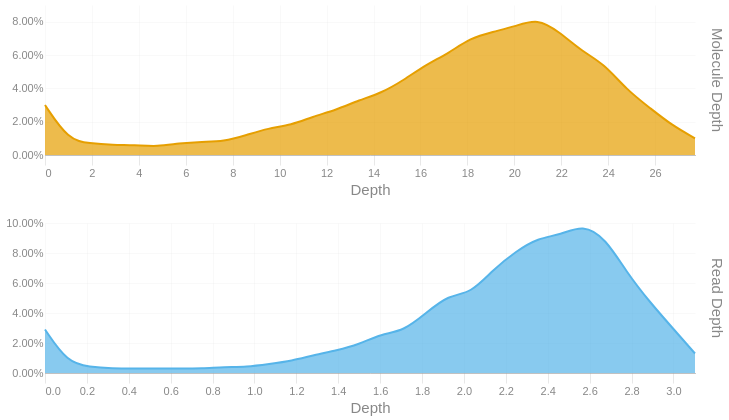

Notebook code for this chart:
### Code cell
readdep = depth_hist(tb['Read Depth'], q99, 3)
readdep = readdep.with_columns(pl.lit('Read Depth').alias('Metric'))
if not SKIPLR:
    moldep = depth_hist(tb['Molecule Depth'], mol_q99, 1)
    moldep = moldep.with_columns(pl.lit('Molecule Depth').alias('Metric'))
    _hist = pl.concat([readdep, moldep])
    _hist = _hist.filter(pl.col('Proportion') != 0)
    with SafeRender(_hist):
        (
            alt.Chart(_hist)        
            .mark_area(interpolate = "basis")
            .encode(
                x=alt.X('Bin:Q').scale(domainMin=0).axis(alt.Axis(title='Depth')),
                y = alt.Y('Proportion:Q', title = None).axis(format = '.2%'),
                color = alt.Color('Metric:N').legend(None),
                row = alt.Row("Metric:N").header(title = None, labelOrient = 'right'),
                tooltip = [
                    alt.Tooltip("Metric:N", title = "Metric"),
                    alt.Tooltip('Interval:N', title = "Depth Interval"),
                    alt.Tooltip('Proportion:Q', title = "% Alignments").format('.2%')
                ]
            )
            .resolve_scale(x='independent', y='independent')
            .properties(
                height = 150, width = 650,
                usermeta={'embedOptions': {'downloadFileName': f'{samplename}.depth.hist'}}
            )
        ).display()
else:
    readdep = readdep.filter(pl.col('Proportion') != 0)
    with SafeRender(readdep):
        (
            alt.Chart(readdep)        
            .mark_area(interpolate = "basis")
            .encode(
                x=alt.X('Bin:Q').scale(domainMin=0).axis(alt.Axis(title='Depth')),
                y = alt.Y('Proportion:Q', title = None).axis(format = '.2%'),
                tooltip = [
                    alt.Tooltip('Interval:N', title = "Depth Interval"),
                    alt.Tooltip('Proportion:Q', title = "% Alignments").format('.2%')
                ]
            )
            .properties(
                usermeta={'embedOptions': {'downloadFileName': f'{samplename}.depth.hist'}}
            )
        ).display()

### Figure 1 — Vega-Lite specification as saved in the notebook (floating-point values rounded to 4 significant figures)
{"width": 650, "height": 150, "config": {"title": {"anchor": "start", "dy": -15, "fontSize": 18, "color": "#888888", "subtitleColor": "#888888", "subtitleFontSize": 14}, "arc": {"fill": "#0072B2"}, "axis": {"domainColor": "#888888", "domainWidth": 0.5, "gridWidth": 0.2, "grid": false, "titleFontWeight": 400, "titleFontSize": 15, "labelFontSize": 11, "labelColor": "#888888", "tickColor": "#888888", "tickWidth": 0.2, "titleColor": "#888888"}, "axisBand": {"grid": false}, "axisX": {"grid": true, "tickSize": 10, "domainCap": "round"}, "axisY": {"domain": false, "grid": true, "tickSize": 0, "domainCap": "round"}, "background": "transparent", "header": {"labelFontSize": 15, "labelColor": "#888888", "titleFontSize": 15, "titleFontWeight": 600, "titleColor": "#888888"}, "legend": {"labelFont": "sans-serif", "labelFontSize": 12, "labelColor": "#888888", "symbolSize": 100, "symbolType": "circle", "titleFontSize": 12, "titlePadding": 10, "titleColor": "#888888", "title": null}, "range": {"category": ["#E69F00", "#56B4E9", "#009E73", "#F0E442", "#0072B2", "#D55E00", "#CC79A7", "#000000"], "diverging": ["#cfe8f3", "#a2d4ec", "#73bfe2", "#46abdb", "#1696d2", "#12719e"]}, "area": {"fill": "#0072B2", "fillOpacity": 0.7, "line": true, "strokeOpacity": 0.7}, "line": {"color": "#0072B2", "stroke": "#0072B2", "strokeWidth": 2}, "trail": {"color": "#0072B2", "stroke": "#0072B2", "strokeWidth": 0, "size": 1}, "point": {"filled": true, "fillOpacity": 1.0, "size": 95}, "text": {"color": "#888888", "fontSize": 11, "align": "right", "fontWeight": 400, "size": 11}, "bar": {"fill": "#0072B2", "stroke": null}, "view": {"stroke": null, "continuousWidth": 660, "continuousHeight": 400}}, "data": {"name": "data-5db9ffb167ca2f6064c30abd2cd9577e"}, "mark": {"type": "area", "interpolate": "basis"}, "encoding": {"color": {"field": "Metric", "legend": null, "type": "nominal"}, "row": {"field": "Metric", "header": {"title": null, "labelOrient": "right"}, "type": "nominal"}, "tooltip": [{"field": "Metric", "title": "Metric", "type": "nominal"}, {"field": "Interval", "title": "Depth Interval", "type": "nominal"}, {"field": "Proportion", "format": ".2%", "title": "% Alignments", "type": "quantitative"}], "x": {"axis": {"title": "Depth"}, "field": "Bin", "scale": {"domainMin": 0}, "type": "quantitative"}, "y": {"axis": {"format": ".2%"}, "field": "Proportion", "title": null, "type": "quantitative"}}, "resolve": {"scale": {"x": "independent", "y": "independent"}}, "usermeta": {"embedOptions": {"downloadFileName": "S5_Hudson_1192.depth.hist"}}, "$schema": "https://vega.github.io/schema/vega-lite/v6.1.0.json", "datasets": {"data-5db9ffb167ca2f6064c30abd2cd9577e": [{"Bin": 0.0, "Interval": "0.0-0.107", "Proportion": 0.029, "Metric": "Read Depth"}, {"Bin": 0.107, "Interval": "0.107-0.214", "Proportion": 0.007, "Metric": "Read Depth"}, {"Bin": 0.214, "Interval": "0.214-0.321", "Proportion": 0.004, "Metric": "Read Depth"}, {"Bin": 0.321, "Interval": "0.321-0.428", "Proportion": 0.003, "Metric": "Read Depth"}, {"Bin": 0.428, "Interval": "0.428-0.535", "Proportion": 0.003, "Metric": "Read Depth"}, {"Bin": 0.535, "Interval": "0.535-0.642", "Proportion": 0.003, "Metric": "Read Depth"}, {"Bin": 0.642, "Interval": "0.642-0.749", "Proportion": 0.003, "Metric": "Read Depth"}, {"Bin": 0.749, "Interval": "0.749-0.856", "Proportion": 0.003, "Metric": "Read Depth"}, {"Bin": 0.856, "Interval": "0.856-0.963", "Proportion": 0.004, "Metric": "Read Depth"}, {"Bin": 0.963, "Interval": "0.963-1.07", "Proportion": 0.004, "Metric": "Read Depth"}, {"Bin": 1.07, "Interval": "1.07-1.177", "Proportion": 0.006, "Metric": "Read Depth"}, {"Bin": 1.177, "Interval": "1.177-1.284", "Proportion": 0.008, "Metric": "Read Depth"}, {"Bin": 1.284, "Interval": "1.284-1.391", "Proportion": 0.012, "Metric": "Read Depth"}, {"Bin": 1.391, "Interval": "1.391-1.498", "Proportion": 0.015, "Metric": "Read Depth"}, {"Bin": 1.498, "Interval": "1.498-1.605", "Proportion": 0.019, "Metric": "Read Depth"}, {"Bin": 1.605, "Interval": "1.605-1.712", "Proportion": 0.026, "Metric": "Read Depth"}, {"Bin": 1.712, "Interval": "1.712-1.819", "Proportion": 0.028, "Metric": "Read Depth"}, {"Bin": 1.819, "Interval": "1.819-1.926", "Proportion": 0.04, "Metric": "Read Depth"}, {"Bin": 1.926, "Interval": "1.926-2.033", "Proportion": 0.052, "Metric": "Read Depth"}, {"Bin": 2.033, "Interval": "2.033-2.14", "Proportion": 0.053, "Metric": "Read Depth"}, {"Bin": 2.14, "Interval": "2.14-2.247", "Proportion": 0.069, "Metric": "Read Depth"}, {"Bin": 2.247, "Interval": "2.247-2.354", "Proportion": 0.081, "Metric": "Read Depth"}, {"Bin": 2.354, "Interval": "2.354-2.461", "Proportion": 0.09, "Metric": "Read Depth"}, {"Bin": 2.461, "Interval": "2.461-2.568", "Proportion": 0.092, "Metric": "Read Depth"}, {"Bin": 2.568, "Interval": "2.568-2.675", "Proportion": 0.099, "Metric": "Read Depth"}, {"Bin": 2.675, "Interval": "2.675-2.782", "Proportion": 0.09, "Metric": "Read Depth"}, {"Bin": 2.782, "Interval": "2.782-2.889", "Proportion": 0.066, "Metric": "Read Depth"}, {"Bin": 2.889, "Interval": "2.889-2.996", "Proportion": 0.047, "Metric": "Read Depth"}, {"Bin": 2.996, "Interval": "2.996-3.103", "Proportion": 0.03, "Metric": "Read Depth"}, {"Bin": 3.103, "Interval": "3.103-3.21", "Proportion": 0.013, "Metric": "Read Depth"}, {"Bin": 0.0, "Interval": "0.0-1.0", "Proportion": 0.03, "Metric": "Molecule Depth"}, {"Bin": 1.0, "Interval": "1.0-1.9", "Proportion": 0.009, "Metric": "Molecule Depth"}, {"Bin": 1.9, "Interval": "1.9-2.9", "Proportion": 0.007, "Metric": "Molecule Depth"}, {"Bin": 2.9, "Interval": "2.9-3.8", "Proportion": 0.006, "Metric": "Molecule Depth"}, {"Bin": 3.8, "Interval": "3.8-4.8", "Proportion": 0.006, "Metric": "Molecule Depth"}, {"Bin": 4.8, "Interval": "4.8-5.7", "Proportion": 0.005, "Metric": "Molecule Depth"}, {"Bin": 5.7, "Interval": "5.7-6.7", "Proportion": 0.007, "Metric": "Molecule Depth"}, {"Bin": 6.7, "Interval": "6.7-7.6", "Proportion": 0.008, "Metric": "Molecule Depth"}, {"Bin": 7.6, "Interval": "7.6-8.6", "Proportion": 0.008, "Metric": "Molecule Depth"}, {"Bin": 8.6, "Interval": "8.6-9.5", "Proportion": 0.012, "Metric": "Molecule Depth"}, {"Bin": 9.5, "Interval": "9.5-10.5", "Proportion": 0.016, "Metric": "Molecule Depth"}, {"Bin": 10.5, "Interval": "10.5-11.4", "Proportion": 0.018, "Metric": "Molecule Depth"}, {"Bin": 11.4, "Interval": "11.4-12.4", "Proportion": 0.023, "Metric": "Molecule Depth"}, {"Bin": 12.4, "Interval": "12.4-13.4", "Proportion": 0.027, "Metric": "Molecule Depth"}, {"Bin": 13.4, "Interval": "13.4-14.3", "Proportion": 0.033, "Metric": "Molecule Depth"}, {"Bin": 14.3, "Interval": "14.3-15.3", "Proportion": 0.037, "Metric": "Molecule Depth"}, {"Bin": 15.3, "Interval": "15.3-16.2", "Proportion": 0.045, "Metric": "Molecule Depth"}, {"Bin": 16.2, "Interval": "16.2-17.2", "Proportion": 0.054, "Metric": "Molecule Depth"}, {"Bin": 17.2, "Interval": "17.2-18.1", "Proportion": 0.061, "Metric": "Molecule Depth"}, {"Bin": 18.1, "Interval": "18.1-19.1", "Proportion": 0.07, "Metric": "Molecule Depth"}, {"Bin": 19.1, "Interval": "19.1-20.0", "Proportion": 0.074, "Metric": "Molecule Depth"}, {"Bin": 20.0, "Interval": "20.0-21.0", "Proportion": 0.077, "Metric": "Molecule Depth"}, {"Bin": 21.0, "Interval": "21.0-21.9", "Proportion": 0.082, "Metric": "Molecule Depth"}, {"Bin": 21.9, "Interval": "21.9-22.9", "Proportion": 0.074, "Metric": "Molecule Depth"}, {"Bin": 22.9, "Interval": "22.9-23.8", "Proportion": 0.062, "Metric": "Molecule Depth"}, {"Bin": 23.8, "Interval": "23.8-24.8", "Proportion": 0.055, "Metric": "Molecule Depth"}, {"Bin": 24.8, "Interval": "24.8-25.8", "Proportion": 0.039, "Metric": "Molecule Depth"}, {"Bin": 25.8, "Interval": "25.8-26.7", "Proportion": 0.028, "Metric": "Molecule Depth"}, {"Bin": 26.7, "Interval": "26.7-27.7", "Proportion": 0.018, "Metric": "Molecule Depth"}, {"Bin": 27.7, "Interval": "27.7-28.62", "Proportion": 0.01, "Metric": "Molecule Depth"}]}}
